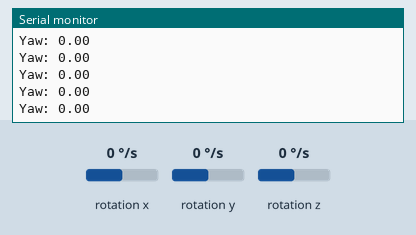
Simulated run of this sketch. Board: Arduino Uno, built with avr-gcc and run on an emulated ATmega328P. On the bench: the last lines printed to the serial monitor. Wiring (inferred from the names in the program): MPU-6050 motion sensor at I2C address 0x68. Inputs (shaded band) come from the test bench; at power-on: rotation x 0 °/s, rotation y 0 °/s, rotation z 0 °/s.

Above: at 1.2 s.
1.3 s: rotation x set to -192 °/s
At 1.43 s:
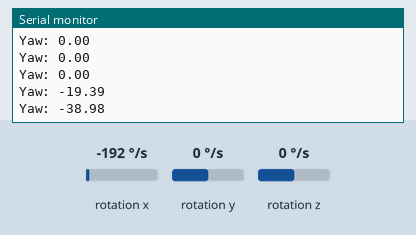
2.8 s: rotation x set to -100 °/s
At 2.85 s:
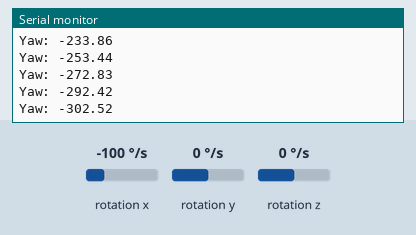
Timing chart, 0 to 5.8 s (numbered marks = the images above; inputs shaded):
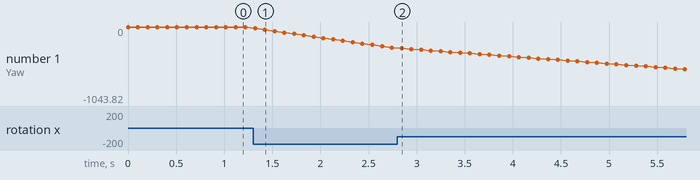

Measured:
- after the input at 1.3 s, the serial monitor: prints a new line at once (image 1)
- plotted number 1: 0 → -292.42 after the input at 1.3 s

The sketch:

arduinoMPU_copy_20240903175600.ino
```cpp
#include <Wire.h>

const int MPU6050 = 0x68; //MPU6050 I2C address
float gyroZ;//Variable to store gyroscope data
float yaw;
unsigned long lastTime;//Stores the last time the loop ran.
float dt; //Time difference between readings

void setup() {
  Wire.begin();
  Serial.begin(9600);

  // Initialize MPU6050
  Wire.beginTransmission(MPU6050);// Begins communication with the MPU6050.
  Wire.write(0x6B); // PWR_MGMT_1 register This register is used to manage the power settings of the MPU6050.
  Wire.write(0);    // Set to zero (wakes up the MPU-6050)
  Wire.endTransmission(true);

  // Set gyro configuration
  Wire.beginTransmission(MPU6050);
  Wire.write(0x1B); // Gyro configuration register  This register is used to configure the gyroscope settings, such as the full-scale range
  Wire.write(0x00); // Set full scale range to ±250 degrees/second
  Wire.endTransmission(true);

  lastTime = millis(); // Records the current time
}

void loop() {
  // Read gyroscope data
  Wire.beginTransmission(MPU6050);
  Wire.write(0x43); // Starting register for gyroscope readings
  Wire.endTransmission(false);
  Wire.requestFrom(MPU6050, 6, true); // Request 6 bytes of data

  int16_t gyroZRaw = Wire.read() << 8 | Wire.read();// Reads the raw gyroscope data for the Z-axis.

  // Convert raw data to degrees/second
  gyroZ = gyroZRaw / 131.0;

  // Calculate time difference
  unsigned long currentTime = millis();
  dt = (currentTime - lastTime) / 1000.0;
  lastTime = currentTime;

  // Integrate gyroscope data to get yaw
  yaw += gyroZ * dt;

  // Print yaw
  Serial.print("Yaw: ");
  Serial.println(yaw);

  delay(100);
}
```
